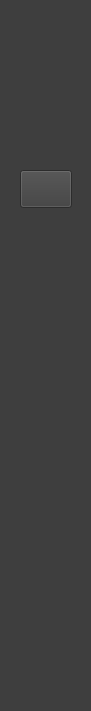
   <widget class="QWidget" name="icon_only_widget" native="true">
    <property name="geometry">
     <rect>
      <x>0</x>
      <y>0</y>
      <width>91</width>
      <height>711</height>
     </rect>
    </property>
    <property name="styleSheet">
     <string notr="true">QWidget{
	background-color: rgb(62, 62, 62);
}


QPushButton:checked {
    background-color: white;
    border-radius: 3px;
}
</string>
    </property>
    <widget class="QPushButton" name="salir1">
     <property name="geometry">
      <rect>
       <x>20</x>
       <y>650</y>
       <width>51</width>
       <height>41</height>
      </rect>
     </property>
     <property name="styleSheet">
      <string notr="true">border-radius:15px;</string>
     </property>
     <property name="text">
      <string/>
     </property>
     <property name="icon">
      <iconset resource="../imagenes/Recursos.qrc">
       <normaloff>:/Principal/signoutsmall1.png</normaloff>
       <normalon>:/Principal/signoutsmall2.png</normalon>:/Principal/signoutsmall1.png</iconset>
     </property>
     <property name="iconSize">
      <size>
       <width>30</width>
       <height>30</height>
      </size>
     </property>
     <property name="checkable">
      <bool>true</bool>
     </property>
     <property name="autoExclusive">
      <bool>true</bool>
     </property>
    </widget>
    <widget class="QPushButton" name="dashboard1">
     <property name="geometry">
      <rect>
       <x>20</x>
       <y>170</y>
       <width>52</width>
       <height>38</height>
      </rect>
     </property>
     <property name="styleSheet">
      <string notr="true">border-radius:15px;

QPushButton {
    border-radius: 15px;
    font: 12pt &quot;Holy Friday&quot;;
    padding-left: 0px; 
}

QPushButton:checked {
    background-color: white;
    border-radius: 3px;
}</string>
     </property>
     <property name="text">
      <string/>
     </property>
     <property name="icon">
      <iconset resource="../imagenes/Recursos.qrc">
       <normaloff>:/Principal/dashboardsmall1.png</normaloff>
       <normalon>:/Principal/dashboardsmall2.png</normalon>:/Principal/dashboardsmall1.png</iconset>
     </property>
     <property name="iconSize">
      <size>
       <width>30</width>
       <height>30</height>
      </size>
     </property>
     <property name="checkable">
      <bool>true</bool>
     </property>
     <property name="checked">
      <bool>false</bool>
     </property>
     <property name="autoRepeat">
      <bool>false</bool>
     </property>
     <property name="autoExclusive">
      <bool>true</bool>
     </property>
    </widget>
    <widget class="QPushButton" name="ajustes1">
     <property name="geometry">
      <rect>
       <x>20</x>
       <y>410</y>
       <width>52</width>
       <height>38</height>
      </rect>
     </property>
     <property name="styleSheet">
      <string notr="true">border-radius:15px;
font: 12pt &quot;Holy Friday&quot;;</string>
     </property>
     <property name="text">
      <string/>
     </property>
     <property name="icon">
      <iconset resource="../imagenes/Recursos.qrc">
       <normaloff>:/Principal/settingssmall1.png</normaloff>
       <normalon>:/Principal/settingssmall2.png</normalon>:/Principal/settingssmall1.png</iconset>
     </property>
     <property name="iconSize">
      <size>
       <width>30</width>
       <height>30</height>
      </size>
     </property>
     <property name="checkable">
      <bool>true</bool>
     </property>
     <property name="autoExclusive">
      <bool>true</bool>
     </property>
    </widget>
    <widget class="QPushButton" name="institucion1">
     <property name="geometry">
      <rect>
       <x>20</x>
       <y>330</y>
       <width>52</width>
       <height>38</height>
      </rect>
     </property>
     <property name="styleSheet">
      <string notr="true">border-radius:15px;
font: 12pt &quot;Holy Friday&quot;;</string>
     </property>
     <property name="text">
      <string/>
     </property>
     <property name="icon">
      <iconset resource="../imagenes/Recursos.qrc">
       <normaloff>:/Principal/institutionsmall1.png</normaloff>
       <normalon>:/Principal/institutionsmall2.png</normalon>:/Principal/institutionsmall1.png</iconset>
     </property>
     <property name="iconSize">
      <size>
       <width>40</width>
       <height>40</height>
      </size>
     </property>
     <property name="checkable">
      <bool>true</bool>
     </property>
     <property name="autoExclusive">
      <bool>true</bool>
     </property>
    </widget>
    <widget class="QLabel" name="label_2">
     <property name="geometry">
      <rect>
       <x>20</x>
       <y>20</y>
       <width>51</width>
       <height>51</height>
      </rect>
     </property>
     <property name="minimumSize">
      <size>
       <width>40</width>
       <height>40</height>
      </size>
     </property>
     <property name="text">
      <string/>
     </property>
     <property name="pixmap">
      <pixmap resource="../imagenes/Recursos.qrc">:/Principal/logo_colegio.jpg</pixmap>
     </property>
     <property name="scaledContents">
      <bool>true</bool>
     </property>
    </widget>
    <widget class="QPushButton" name="perfil1">
     <property name="geometry">
      <rect>
       <x>20</x>
       <y>480</y>
       <width>52</width>
       <height>38</height>
      </rect>
     </property>
     <property name="styleSheet">
      <string notr="true">border-radius:15px;
font: 12pt &quot;Holy Friday&quot;;</string>
     </property>
     <property name="text">
      <string/>
     </property>
     <property name="icon">
      <iconset resource="../imagenes/Recursos.qrc">
       <normaloff>:/Principal/teacherssmall1.png</normaloff>
       <normalon>:/Principal/teacherssmall2.png</normalon>:/Principal/teacherssmall1.png</iconset>
     </property>
     <property name="iconSize">
      <size>
       <width>32</width>
       <height>32</height>
      </size>
     </property>
     <property name="checkable">
      <bool>true</bool>
     </property>
     <property name="autoExclusive">
      <bool>true</bool>
     </property>
    </widget>
    <widget class="QPushButton" name="gestion1">
     <property name="geometry">
      <rect>
       <x>20</x>
       <y>250</y>
       <width>52</width>
       <height>38</height>
      </rect>
     </property>
     <property name="styleSheet">
      <string notr="true">border-radius:15px;
font: 12pt &quot;Holy Friday&quot;;</string>
     </property>
     <property name="text">
      <string/>
     </property>
     <property name="icon">
      <iconset resource="../imagenes/Recursos.qrc">
       <normaloff>:/Principal/logosmall1.png</normaloff>
       <normalon>:/Principal/logosmall2.png</normalon>:/Principal/logosmall1.png</iconset>
     </property>
     <property name="iconSize">
      <size>
       <width>40</width>
       <height>40</height>
      </size>
     </property>
     <property name="checkable">
      <bool>true</bool>
     </property>
     <property name="autoExclusive">
      <bool>true</bool>
     </property>
    </widget>
    <widget class="QPushButton" name="info_smart1">
     <property name="geometry">
      <rect>
       <x>20</x>
       <y>550</y>
       <width>52</width>
       <height>38</height>
      </rect>
     </property>
     <property name="styleSheet">
      <string notr="true">border-radius:15px;
font: 12pt &quot;Holy Friday&quot;;</string>
     </property>
     <property name="text">
      <string/>
     </property>
     <property name="icon">
      <iconset resource="../imagenes/Recursos.qrc">
       <normaloff>:/Principal/informacion.png</normaloff>:/Principal/informacion.png</iconset>
     </property>
     <property name="iconSize">
      <size>
       <width>32</width>
       <height>32</height>
      </size>
     </property>
     <property name="checkable">
      <bool>true</bool>
     </property>
     <property name="autoExclusive">
      <bool>true</bool>
     </property>
    </widget>
   </widget>
